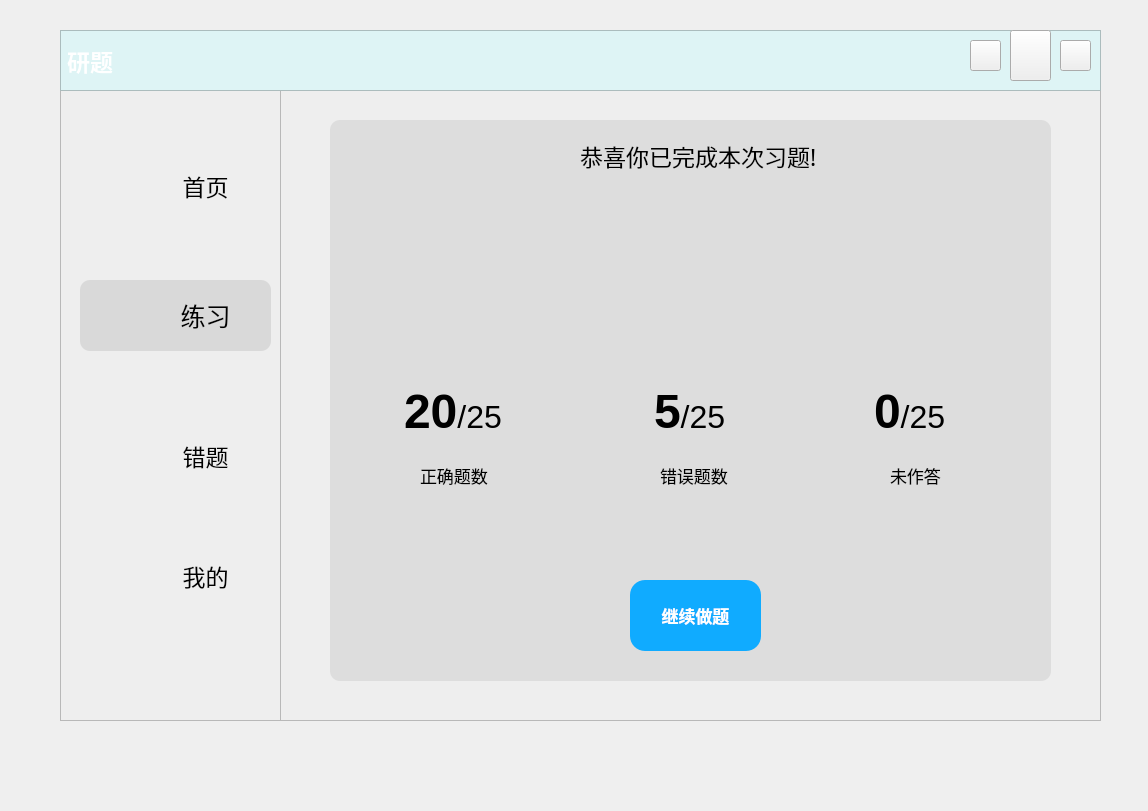
<?xml version="1.0" encoding="UTF-8"?>
<ui version="4.0">
 <class>Form</class>
 <widget class="QWidget" name="Form">
  <property name="geometry">
   <rect>
    <x>0</x>
    <y>0</y>
    <width>1148</width>
    <height>811</height>
   </rect>
  </property>
  <property name="windowTitle">
   <string>Form</string>
  </property>
  <widget class="QLabel" name="head_background">
   <property name="geometry">
    <rect>
     <x>60</x>
     <y>30</y>
     <width>1041</width>
     <height>61</height>
    </rect>
   </property>
   <property name="font">
    <font>
     <family>微软雅黑</family>
     <pointsize>17</pointsize>
     <weight>75</weight>
     <bold>true</bold>
    </font>
   </property>
   <property name="styleSheet">
    <string notr="true">background-color: rgb(222, 244, 245);
background-image: url(:/新前缀/背景1.jpg);
color: rgb(255, 255, 255);</string>
   </property>
   <property name="frameShape">
    <enum>QFrame::StyledPanel</enum>
   </property>
   <property name="frameShadow">
    <enum>QFrame::Sunken</enum>
   </property>
   <property name="text">
    <string>研题</string>
   </property>
  </widget>
  <widget class="QPushButton" name="Bt_back">
   <property name="geometry">
    <rect>
     <x>970</x>
     <y>40</y>
     <width>31</width>
     <height>31</height>
    </rect>
   </property>
   <property name="styleSheet">
    <string notr="true">QPushButton{
	border-image: url(:/新前缀/返回.png);
}
QPushButton:hover{
	background-color: rgb(217, 217, 217);
	border-radius:30px
}
QPushButton:pressed{
	padding-left:5px;
	padding-top:5px;
}</string>
   </property>
   <property name="text">
    <string/>
   </property>
  </widget>
  <widget class="QPushButton" name="Bt_minimise">
   <property name="geometry">
    <rect>
     <x>1010</x>
     <y>30</y>
     <width>41</width>
     <height>51</height>
    </rect>
   </property>
   <property name="styleSheet">
    <string notr="true">QPushButton{
	border-image: url(:/新前缀/最小化.png);
}
QPushButton:hover{
	background-color: rgb(217, 217, 217);
	border-radius:30px
}
QPushButton:pressed{
	padding-left:5px;
	padding-top:5px;
}</string>
   </property>
   <property name="text">
    <string/>
   </property>
   <property name="icon">
    <iconset>
     <normaloff>:/icon/res/icon/最小化.png</normaloff>:/icon/res/icon/最小化.png</iconset>
   </property>
  </widget>
  <widget class="QLabel" name="label_right">
   <property name="enabled">
    <bool>true</bool>
   </property>
   <property name="geometry">
    <rect>
     <x>280</x>
     <y>30</y>
     <width>821</width>
     <height>691</height>
    </rect>
   </property>
   <property name="styleSheet">
    <string notr="true">QFrame{
	background-color: rgb(238, 238, 238);
}</string>
   </property>
   <property name="frameShape">
    <enum>QFrame::StyledPanel</enum>
   </property>
   <property name="frameShadow">
    <enum>QFrame::Sunken</enum>
   </property>
   <property name="text">
    <string/>
   </property>
  </widget>
  <widget class="QPushButton" name="Bt_exit">
   <property name="geometry">
    <rect>
     <x>1060</x>
     <y>40</y>
     <width>31</width>
     <height>31</height>
    </rect>
   </property>
   <property name="styleSheet">
    <string notr="true">QPushButton{
	border-image: url(:/新前缀/关闭窗口.png);
}
QPushButton:hover{
	
	background-color: rgb(255, 0, 0);
	border-radius:30px
}
QPushButton:pressed{
	padding-left:5px;
	padding-top:5px;
}</string>
   </property>
   <property name="text">
    <string/>
   </property>
  </widget>
  <widget class="QFrame" name="frame_left">
   <property name="geometry">
    <rect>
     <x>60</x>
     <y>30</y>
     <width>221</width>
     <height>691</height>
    </rect>
   </property>
   <property name="styleSheet">
    <string notr="true">QFrame{
	background-color: rgb(238, 238, 238);
	
}</string>
   </property>
   <property name="frameShape">
    <enum>QFrame::StyledPanel</enum>
   </property>
   <property name="frameShadow">
    <enum>QFrame::Sunken</enum>
   </property>
   <property name="lineWidth">
    <number>0</number>
   </property>
   <widget class="QFrame" name="frame_chosen">
    <property name="geometry">
     <rect>
      <x>20</x>
      <y>250</y>
      <width>191</width>
      <height>71</height>
     </rect>
    </property>
    <property name="font">
     <font>
      <family>微软雅黑</family>
     </font>
    </property>
    <property name="styleSheet">
     <string notr="true">background-color: rgb(217, 217, 217);
border-radius:10px;
</string>
    </property>
    <property name="frameShape">
     <enum>QFrame::StyledPanel</enum>
    </property>
    <property name="frameShadow">
     <enum>QFrame::Raised</enum>
    </property>
   </widget>
   <widget class="QPushButton" name="Bt_mine">
    <property name="geometry">
     <rect>
      <x>80</x>
      <y>510</y>
      <width>131</width>
      <height>71</height>
     </rect>
    </property>
    <property name="font">
     <font>
      <family>微软雅黑</family>
      <pointsize>17</pointsize>
      <weight>50</weight>
      <bold>false</bold>
     </font>
    </property>
    <property name="cursor">
     <cursorShape>PointingHandCursor</cursorShape>
    </property>
    <property name="styleSheet">
     <string notr="true">QPushButton{
	border-radius:30px

}
QPushButton:hover{
	background-color: rgb(217, 217, 217);
	border-radius:30px

}
QPushButton:pressed{
padding-left:5px;
	padding-top:5px;
	background-color: rgb(242, 255, 254);
}</string>
    </property>
    <property name="text">
     <string>我的</string>
    </property>
   </widget>
   <widget class="QPushButton" name="Bt_exercise">
    <property name="geometry">
     <rect>
      <x>80</x>
      <y>250</y>
      <width>131</width>
      <height>71</height>
     </rect>
    </property>
    <property name="font">
     <font>
      <family>微软雅黑</family>
      <pointsize>19</pointsize>
      <weight>50</weight>
      <bold>false</bold>
     </font>
    </property>
    <property name="cursor">
     <cursorShape>PointingHandCursor</cursorShape>
    </property>
    <property name="styleSheet">
     <string notr="true">QPushButton{
	color: rgb(0, 0, 0);
	color: rgb(0, 0, 0);
	border-radius:30px
}
QPushButton:pressed{
	padding-left:5px;
	padding-top:5px;
}
</string>
    </property>
    <property name="text">
     <string>练习</string>
    </property>
   </widget>
   <widget class="QLabel" name="label_exercise">
    <property name="geometry">
     <rect>
      <x>20</x>
      <y>260</y>
      <width>61</width>
      <height>51</height>
     </rect>
    </property>
    <property name="styleSheet">
     <string notr="true">image: url(:/新前缀/练习.png);
background-color: rgb(217, 217, 217);</string>
    </property>
    <property name="text">
     <string/>
    </property>
   </widget>
   <widget class="QLabel" name="label_mine">
    <property name="geometry">
     <rect>
      <x>20</x>
      <y>520</y>
      <width>61</width>
      <height>51</height>
     </rect>
    </property>
    <property name="styleSheet">
     <string notr="true">image: url(:/新前缀/我的.png);</string>
    </property>
    <property name="text">
     <string/>
    </property>
   </widget>
   <widget class="QLabel" name="label_main">
    <property name="geometry">
     <rect>
      <x>20</x>
      <y>130</y>
      <width>61</width>
      <height>51</height>
     </rect>
    </property>
    <property name="styleSheet">
     <string notr="true">image: url(:/新前缀/首页.png);</string>
    </property>
    <property name="text">
     <string/>
    </property>
   </widget>
   <widget class="QPushButton" name="Bt_main">
    <property name="geometry">
     <rect>
      <x>80</x>
      <y>120</y>
      <width>131</width>
      <height>71</height>
     </rect>
    </property>
    <property name="font">
     <font>
      <family>微软雅黑</family>
      <pointsize>17</pointsize>
      <weight>50</weight>
      <italic>false</italic>
      <bold>false</bold>
      <underline>false</underline>
      <strikeout>false</strikeout>
     </font>
    </property>
    <property name="cursor">
     <cursorShape>PointingHandCursor</cursorShape>
    </property>
    <property name="styleSheet">
     <string notr="true">QPushButton{
	border-radius:30px

}
QPushButton:hover{
	background-color: rgb(217, 217, 217);
	border-radius:30px
}
QPushButton:pressed{
	padding-left:5px;
	padding-top:5px;
	background-color: rgb(242, 255, 254);
}
</string>
    </property>
    <property name="text">
     <string>首页</string>
    </property>
   </widget>
   <widget class="QLabel" name="label_wrong">
    <property name="geometry">
     <rect>
      <x>20</x>
      <y>400</y>
      <width>61</width>
      <height>41</height>
     </rect>
    </property>
    <property name="styleSheet">
     <string notr="true">image: url(:/新前缀/错题.png);
</string>
    </property>
    <property name="text">
     <string/>
    </property>
   </widget>
   <widget class="QPushButton" name="Bt_wrong">
    <property name="geometry">
     <rect>
      <x>80</x>
      <y>390</y>
      <width>131</width>
      <height>71</height>
     </rect>
    </property>
    <property name="font">
     <font>
      <family>微软雅黑</family>
      <pointsize>17</pointsize>
     </font>
    </property>
    <property name="cursor">
     <cursorShape>PointingHandCursor</cursorShape>
    </property>
    <property name="styleSheet">
     <string notr="true">QPushButton{
	border-radius:30px

}
QPushButton:hover{
	background-color: rgb(217, 217, 217);
	border-radius:30px
}
QPushButton:pressed{
padding-left:5px;
	padding-top:5px;
	background-color: rgb(242, 255, 254);
}
</string>
    </property>
    <property name="text">
     <string>错题</string>
    </property>
   </widget>
  </widget>
  <widget class="QLabel" name="label_class">
   <property name="geometry">
    <rect>
     <x>580</x>
     <y>120</y>
     <width>311</width>
     <height>71</height>
    </rect>
   </property>
   <property name="font">
    <font>
     <family>微软雅黑</family>
     <pointsize>17</pointsize>
    </font>
   </property>
   <property name="text">
    <string>恭喜你已完成本次习题!</string>
   </property>
  </widget>
  <widget class="QLabel" name="label_bg2">
   <property name="geometry">
    <rect>
     <x>330</x>
     <y>120</y>
     <width>721</width>
     <height>561</height>
    </rect>
   </property>
   <property name="styleSheet">
    <string notr="true">background-color: rgb(221, 221, 221);
border-radius:10px</string>
   </property>
   <property name="text">
    <string/>
   </property>
  </widget>
  <widget class="QLabel" name="label_addition">
   <property name="geometry">
    <rect>
     <x>1000</x>
     <y>100</y>
     <width>71</width>
     <height>51</height>
    </rect>
   </property>
   <property name="styleSheet">
    <string notr="true">image: url(:/新前缀/回形针.png);</string>
   </property>
   <property name="text">
    <string/>
   </property>
  </widget>
  <widget class="QPushButton" name="Bt_continue">
   <property name="geometry">
    <rect>
     <x>630</x>
     <y>580</y>
     <width>131</width>
     <height>71</height>
    </rect>
   </property>
   <property name="font">
    <font>
     <family>微软雅黑</family>
     <pointsize>13</pointsize>
     <weight>75</weight>
     <bold>true</bold>
     <underline>false</underline>
    </font>
   </property>
   <property name="cursor">
    <cursorShape>PointingHandCursor</cursorShape>
   </property>
   <property name="styleSheet">
    <string notr="true">QPushButton{
	background-color: rgb(16, 171, 255);
	color: rgb(255, 255, 255);
	border-radius:15px

}
QPushButton:pressed{
	padding-left:5px;
	padding-top:5px;
}</string>
   </property>
   <property name="text">
    <string>继续做题</string>
   </property>
  </widget>
  <widget class="QLabel" name="label_score">
   <property name="geometry">
    <rect>
     <x>510</x>
     <y>140</y>
     <width>61</width>
     <height>41</height>
    </rect>
   </property>
   <property name="styleSheet">
    <string notr="true">image: url(:/新前缀/成绩单.png);</string>
   </property>
   <property name="text">
    <string/>
   </property>
  </widget>
  <widget class="QLabel" name="label_rightnum">
   <property name="geometry">
    <rect>
     <x>420</x>
     <y>460</y>
     <width>91</width>
     <height>31</height>
    </rect>
   </property>
   <property name="font">
    <font>
     <family>微软雅黑</family>
     <pointsize>13</pointsize>
    </font>
   </property>
   <property name="text">
    <string>正确题数</string>
   </property>
  </widget>
  <widget class="QLabel" name="label_wrongnum">
   <property name="geometry">
    <rect>
     <x>660</x>
     <y>460</y>
     <width>91</width>
     <height>31</height>
    </rect>
   </property>
   <property name="font">
    <font>
     <family>微软雅黑</family>
     <pointsize>13</pointsize>
    </font>
   </property>
   <property name="text">
    <string>错误题数</string>
   </property>
  </widget>
  <widget class="QLabel" name="label_none">
   <property name="geometry">
    <rect>
     <x>890</x>
     <y>460</y>
     <width>71</width>
     <height>31</height>
    </rect>
   </property>
   <property name="font">
    <font>
     <family>微软雅黑</family>
     <pointsize>13</pointsize>
    </font>
   </property>
   <property name="text">
    <string>未作答</string>
   </property>
  </widget>
  <widget class="QLabel" name="label_admit">
   <property name="geometry">
    <rect>
     <x>600</x>
     <y>230</y>
     <width>191</width>
     <height>111</height>
    </rect>
   </property>
   <property name="styleSheet">
    <string notr="true">image: url(:/新前缀/已提交red.png);
</string>
   </property>
   <property name="text">
    <string/>
   </property>
  </widget>
  <widget class="QTextBrowser" name="text_right">
   <property name="geometry">
    <rect>
     <x>400</x>
     <y>380</y>
     <width>151</width>
     <height>81</height>
    </rect>
   </property>
   <property name="styleSheet">
    <string notr="true">background-color: rgb(221, 221, 221);</string>
   </property>
   <property name="frameShape">
    <enum>QFrame::NoFrame</enum>
   </property>
   <property name="html">
    <string>&lt;!DOCTYPE HTML PUBLIC &quot;-//W3C//DTD HTML 4.0//EN&quot; &quot;http://www.w3.org/TR/REC-html40/strict.dtd&quot;&gt;
&lt;html&gt;&lt;head&gt;&lt;meta name=&quot;qrichtext&quot; content=&quot;1&quot; /&gt;&lt;style type=&quot;text/css&quot;&gt;
p, li { white-space: pre-wrap; }
&lt;/style&gt;&lt;/head&gt;&lt;body style=&quot; font-family:'SimSun'; font-size:9pt; font-weight:400; font-style:normal;&quot;&gt;
&lt;p style=&quot; margin-top:0px; margin-bottom:0px; margin-left:0px; margin-right:0px; -qt-block-indent:0; text-indent:0px;&quot;&gt;&lt;span style=&quot; font-size:36pt; font-weight:600;&quot;&gt;20&lt;/span&gt;&lt;span style=&quot; font-size:24pt;&quot;&gt;/25&lt;/span&gt;&lt;/p&gt;&lt;/body&gt;&lt;/html&gt;</string>
   </property>
  </widget>
  <widget class="QTextBrowser" name="text_wrong">
   <property name="geometry">
    <rect>
     <x>650</x>
     <y>380</y>
     <width>141</width>
     <height>81</height>
    </rect>
   </property>
   <property name="styleSheet">
    <string notr="true">background-color: rgb(221, 221, 221);</string>
   </property>
   <property name="frameShape">
    <enum>QFrame::NoFrame</enum>
   </property>
   <property name="html">
    <string>&lt;!DOCTYPE HTML PUBLIC &quot;-//W3C//DTD HTML 4.0//EN&quot; &quot;http://www.w3.org/TR/REC-html40/strict.dtd&quot;&gt;
&lt;html&gt;&lt;head&gt;&lt;meta name=&quot;qrichtext&quot; content=&quot;1&quot; /&gt;&lt;style type=&quot;text/css&quot;&gt;
p, li { white-space: pre-wrap; }
&lt;/style&gt;&lt;/head&gt;&lt;body style=&quot; font-family:'SimSun'; font-size:9pt; font-weight:400; font-style:normal;&quot;&gt;
&lt;p style=&quot; margin-top:0px; margin-bottom:0px; margin-left:0px; margin-right:0px; -qt-block-indent:0; text-indent:0px;&quot;&gt;&lt;span style=&quot; font-size:36pt; font-weight:600;&quot;&gt;5&lt;/span&gt;&lt;span style=&quot; font-size:24pt;&quot;&gt;/25&lt;/span&gt;&lt;/p&gt;&lt;/body&gt;&lt;/html&gt;</string>
   </property>
  </widget>
  <widget class="QTextBrowser" name="text_none">
   <property name="geometry">
    <rect>
     <x>870</x>
     <y>380</y>
     <width>131</width>
     <height>81</height>
    </rect>
   </property>
   <property name="styleSheet">
    <string notr="true">background-color: rgb(221, 221, 221);</string>
   </property>
   <property name="frameShape">
    <enum>QFrame::NoFrame</enum>
   </property>
   <property name="html">
    <string>&lt;!DOCTYPE HTML PUBLIC &quot;-//W3C//DTD HTML 4.0//EN&quot; &quot;http://www.w3.org/TR/REC-html40/strict.dtd&quot;&gt;
&lt;html&gt;&lt;head&gt;&lt;meta name=&quot;qrichtext&quot; content=&quot;1&quot; /&gt;&lt;style type=&quot;text/css&quot;&gt;
p, li { white-space: pre-wrap; }
&lt;/style&gt;&lt;/head&gt;&lt;body style=&quot; font-family:'SimSun'; font-size:9pt; font-weight:400; font-style:normal;&quot;&gt;
&lt;p style=&quot; margin-top:0px; margin-bottom:0px; margin-left:0px; margin-right:0px; -qt-block-indent:0; text-indent:0px;&quot;&gt;&lt;span style=&quot; font-size:36pt; font-weight:600;&quot;&gt;0&lt;/span&gt;&lt;span style=&quot; font-size:24pt;&quot;&gt;/25&lt;/span&gt;&lt;/p&gt;&lt;/body&gt;&lt;/html&gt;</string>
   </property>
  </widget>
  <zorder>label_right</zorder>
  <zorder>frame_left</zorder>
  <zorder>head_background</zorder>
  <zorder>Bt_back</zorder>
  <zorder>Bt_minimise</zorder>
  <zorder>Bt_exit</zorder>
  <zorder>label_bg2</zorder>
  <zorder>label_class</zorder>
  <zorder>label_addition</zorder>
  <zorder>Bt_continue</zorder>
  <zorder>label_score</zorder>
  <zorder>label_rightnum</zorder>
  <zorder>label_wrongnum</zorder>
  <zorder>label_none</zorder>
  <zorder>label_admit</zorder>
  <zorder>text_right</zorder>
  <zorder>text_wrong</zorder>
  <zorder>text_none</zorder>
 </widget>
 <resources>
  <include location="Resources.qrc"/>
 </resources>
 <connections>
  <connection>
   <sender>Bt_minimise</sender>
   <signal>clicked()</signal>
   <receiver>Form</receiver>
   <slot>showMinimized()</slot>
   <hints>
    <hint type="sourcelabel">
     <x>1033</x>
     <y>59</y>
    </hint>
    <hint type="destinationlabel">
     <x>1129</x>
     <y>162</y>
    </hint>
   </hints>
  </connection>
  <connection>
   <sender>Bt_exit</sender>
   <signal>clicked()</signal>
   <receiver>Form</receiver>
   <slot>close()</slot>
   <hints>
    <hint type="sourcelabel">
     <x>1084</x>
     <y>60</y>
    </hint>
    <hint type="destinationlabel">
     <x>1133</x>
     <y>86</y>
    </hint>
   </hints>
  </connection>
 </connections>
</ui>
